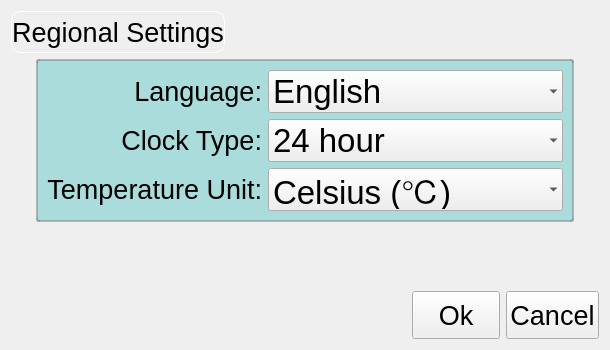
<?xml version="1.0" encoding="UTF-8"?>
<ui version="4.0">
 <class>RegionalSettings</class>
 <widget class="QWidget" name="RegionalSettings">
  <property name="geometry">
   <rect>
    <x>0</x>
    <y>0</y>
    <width>610</width>
    <height>350</height>
   </rect>
  </property>
  <property name="windowTitle">
   <string>Form</string>
  </property>
  <property name="styleSheet">
   <string notr="true">QLabel#titleLabel {
	padding-width-left:5px;
	padding-width-right:5px;
	border: 1px solid white;
	border-radius: 10px;
	min-width: 200px;
	min-height: 40px;
}

QFrame#frame_1,#frame_2,#frame_3  {
	border: 2px solid rgb(125, 125, 125, 50%);
	border-radius: 3px;
	background-color:rgb(100, 200, 200, 50%);
}

QPushButton {
	border-image: url(:/Hac/background-rect-button.png);
	min-height: 40px;
	min-width: 80px;
}</string>
  </property>
  <layout class="QGridLayout" name="gridLayout">
   <item row="0" column="0" colspan="3">
    <layout class="QHBoxLayout" name="horizontalLayout_4">
     <item>
      <widget class="QLabel" name="titleLabel">
       <property name="font">
        <font>
         <pointsize>20</pointsize>
        </font>
       </property>
       <property name="text">
        <string>Regional Settings</string>
       </property>
       <property name="alignment">
        <set>Qt::AlignCenter</set>
       </property>
      </widget>
     </item>
     <item>
      <spacer name="horizontalSpacer_3">
       <property name="orientation">
        <enum>Qt::Horizontal</enum>
       </property>
       <property name="sizeHint" stdset="0">
        <size>
         <width>40</width>
         <height>20</height>
        </size>
       </property>
      </spacer>
     </item>
    </layout>
   </item>
   <item row="1" column="1">
    <widget class="QFrame" name="frame_1">
     <property name="frameShape">
      <enum>QFrame::StyledPanel</enum>
     </property>
     <property name="frameShadow">
      <enum>QFrame::Raised</enum>
     </property>
     <layout class="QHBoxLayout" name="horizontalLayout">
      <item>
       <layout class="QVBoxLayout" name="verticalLayout">
        <item>
         <widget class="QLabel" name="label">
          <property name="font">
           <font>
            <pointsize>20</pointsize>
           </font>
          </property>
          <property name="text">
           <string>Language:</string>
          </property>
          <property name="alignment">
           <set>Qt::AlignRight|Qt::AlignTrailing|Qt::AlignVCenter</set>
          </property>
         </widget>
        </item>
        <item>
         <widget class="QLabel" name="label_2">
          <property name="font">
           <font>
            <pointsize>20</pointsize>
           </font>
          </property>
          <property name="text">
           <string>Clock Type:</string>
          </property>
          <property name="alignment">
           <set>Qt::AlignRight|Qt::AlignTrailing|Qt::AlignVCenter</set>
          </property>
         </widget>
        </item>
        <item>
         <widget class="QLabel" name="unitLabel">
          <property name="font">
           <font>
            <pointsize>20</pointsize>
           </font>
          </property>
          <property name="text">
           <string>Temperature Unit:</string>
          </property>
          <property name="alignment">
           <set>Qt::AlignRight|Qt::AlignTrailing|Qt::AlignVCenter</set>
          </property>
         </widget>
        </item>
       </layout>
      </item>
      <item>
       <layout class="QVBoxLayout" name="verticalLayout_2">
        <item>
         <widget class="QComboBox" name="comboBox">
          <property name="font">
           <font>
            <pointsize>25</pointsize>
           </font>
          </property>
          <property name="frame">
           <bool>false</bool>
          </property>
          <item>
           <property name="text">
            <string>English</string>
           </property>
          </item>
          <item>
           <property name="text">
            <string>Chinese Simplified</string>
           </property>
          </item>
         </widget>
        </item>
        <item>
         <widget class="QComboBox" name="comboBox_2">
          <property name="font">
           <font>
            <pointsize>25</pointsize>
           </font>
          </property>
          <property name="frame">
           <bool>false</bool>
          </property>
          <item>
           <property name="text">
            <string>24 hour</string>
           </property>
          </item>
          <item>
           <property name="text">
            <string>12 hour</string>
           </property>
          </item>
         </widget>
        </item>
        <item>
         <widget class="QComboBox" name="unitComboBox">
          <property name="font">
           <font>
            <pointsize>25</pointsize>
           </font>
          </property>
          <property name="maxCount">
           <number>100</number>
          </property>
          <property name="sizeAdjustPolicy">
           <enum>QComboBox::AdjustToContentsOnFirstShow</enum>
          </property>
          <property name="frame">
           <bool>false</bool>
          </property>
          <item>
           <property name="text">
            <string>Celsius (℃)</string>
           </property>
          </item>
          <item>
           <property name="text">
            <string>Fahrenheit (ºF)</string>
           </property>
          </item>
         </widget>
        </item>
       </layout>
      </item>
     </layout>
    </widget>
   </item>
   <item row="1" column="2">
    <spacer name="horizontalSpacer_2">
     <property name="orientation">
      <enum>Qt::Horizontal</enum>
     </property>
     <property name="sizeHint" stdset="0">
      <size>
       <width>40</width>
       <height>20</height>
      </size>
     </property>
    </spacer>
   </item>
   <item row="2" column="1" colspan="2">
    <spacer name="verticalSpacer">
     <property name="orientation">
      <enum>Qt::Vertical</enum>
     </property>
     <property name="sizeHint" stdset="0">
      <size>
       <width>20</width>
       <height>40</height>
      </size>
     </property>
    </spacer>
   </item>
   <item row="3" column="0" colspan="3">
    <layout class="QHBoxLayout" name="horizontalLayout_3">
     <item>
      <spacer name="horizontalSpacer">
       <property name="orientation">
        <enum>Qt::Horizontal</enum>
       </property>
       <property name="sizeHint" stdset="0">
        <size>
         <width>87</width>
         <height>20</height>
        </size>
       </property>
      </spacer>
     </item>
     <item>
      <widget class="QPushButton" name="okButton">
       <property name="font">
        <font>
         <pointsize>20</pointsize>
        </font>
       </property>
       <property name="text">
        <string>Ok</string>
       </property>
      </widget>
     </item>
     <item>
      <widget class="QPushButton" name="cancelButton">
       <property name="font">
        <font>
         <pointsize>20</pointsize>
        </font>
       </property>
       <property name="text">
        <string>Cancel</string>
       </property>
      </widget>
     </item>
    </layout>
   </item>
   <item row="1" column="0">
    <spacer name="horizontalSpacer_4">
     <property name="orientation">
      <enum>Qt::Horizontal</enum>
     </property>
     <property name="sizeHint" stdset="0">
      <size>
       <width>40</width>
       <height>20</height>
      </size>
     </property>
    </spacer>
   </item>
  </layout>
 </widget>
 <resources>
  <include location="../res/hac.qrc"/>
 </resources>
 <connections/>
</ui>
